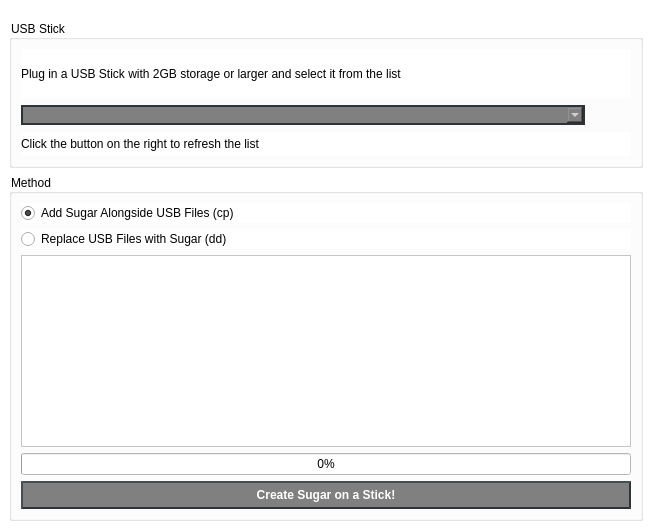
<?xml version="1.0" encoding="UTF-8"?>
<ui version="4.0">
 <class>MainWindow</class>
 <widget class="QMainWindow" name="MainWindow">
  <property name="geometry">
   <rect>
    <x>0</x>
    <y>0</y>
    <width>652</width>
    <height>530</height>
   </rect>
  </property>
  <property name="sizePolicy">
   <sizepolicy hsizetype="Expanding" vsizetype="Expanding">
    <horstretch>0</horstretch>
    <verstretch>0</verstretch>
   </sizepolicy>
  </property>
  <property name="minimumSize">
   <size>
    <width>477</width>
    <height>519</height>
   </size>
  </property>
  <property name="windowTitle">
   <string>Sugar Stick Creator</string>
  </property>
  <property name="layoutDirection">
   <enum>Qt::LeftToRight</enum>
  </property>
  <property name="autoFillBackground">
   <bool>false</bool>
  </property>
  <property name="styleSheet">
   <string notr="true">background-color: white;</string>
  </property>
  <widget class="QWidget" name="centralwidget">
   <property name="sizePolicy">
    <sizepolicy hsizetype="Maximum" vsizetype="Maximum">
     <horstretch>0</horstretch>
     <verstretch>10</verstretch>
    </sizepolicy>
   </property>
   <property name="minimumSize">
    <size>
     <width>477</width>
     <height>519</height>
    </size>
   </property>
   <property name="layoutDirection">
    <enum>Qt::LeftToRight</enum>
   </property>
   <property name="autoFillBackground">
    <bool>false</bool>
   </property>
   <layout class="QGridLayout" name="gridLayout">
    <property name="leftMargin">
     <number>0</number>
    </property>
    <property name="topMargin">
     <number>0</number>
    </property>
    <property name="rightMargin">
     <number>0</number>
    </property>
    <item row="0" column="0">
     <layout class="QHBoxLayout" name="horizontalLayout_9">
      <property name="spacing">
       <number>0</number>
      </property>
      <item>
       <widget class="QLabel" name="label">
        <property name="sizePolicy">
         <sizepolicy hsizetype="Minimum" vsizetype="Minimum">
          <horstretch>0</horstretch>
          <verstretch>0</verstretch>
         </sizepolicy>
        </property>
        <property name="styleSheet">
         <string notr="true"/>
        </property>
        <property name="text">
         <string/>
        </property>
        <property name="pixmap">
         <pixmap resource="resources.qrc">:/liveusb-header.png</pixmap>
        </property>
        <property name="scaledContents">
         <bool>false</bool>
        </property>
        <property name="alignment">
         <set>Qt::AlignHCenter|Qt::AlignTop</set>
        </property>
        <property name="margin">
         <number>-1</number>
        </property>
       </widget>
      </item>
     </layout>
    </item>
    <item row="1" column="0">
     <layout class="QVBoxLayout" name="verticalLayout">
      <property name="leftMargin">
       <number>9</number>
      </property>
      <property name="rightMargin">
       <number>9</number>
      </property>
      <item>
       <layout class="QHBoxLayout" name="horizontalLayout_3">
        <item>
         <widget class="QGroupBox" name="groupBox_2">
          <property name="sizePolicy">
           <sizepolicy hsizetype="Expanding" vsizetype="Expanding">
            <horstretch>0</horstretch>
            <verstretch>0</verstretch>
           </sizepolicy>
          </property>
          <property name="font">
           <font>
            <pointsize>9</pointsize>
           </font>
          </property>
          <property name="whatsThis">
           <string>This is the USB stick that you want to install your Live CD on.  This device must be formatted with the FAT filesystem.</string>
          </property>
          <property name="title">
           <string>USB Stick</string>
          </property>
          <layout class="QGridLayout" name="gridLayout_3">
           <item row="2" column="0">
            <layout class="QHBoxLayout" name="horizontalLayout">
             <item>
              <widget class="QComboBox" name="driveBox">
               <property name="sizePolicy">
                <sizepolicy hsizetype="Expanding" vsizetype="Fixed">
                 <horstretch>0</horstretch>
                 <verstretch>0</verstretch>
                </sizepolicy>
               </property>
               <property name="styleSheet">
                <string notr="true">background-color: #808080;
color: white;
border-radius: 13px;
border: 2px solid #2e3436;</string>
               </property>
               <property name="editable">
                <bool>false</bool>
               </property>
               <property name="insertPolicy">
                <enum>QComboBox::InsertAtTop</enum>
               </property>
               <property name="duplicatesEnabled">
                <bool>false</bool>
               </property>
              </widget>
             </item>
             <item>
              <widget class="QPushButton" name="refreshDevicesButton">
               <property name="cursor">
                <cursorShape>CrossCursor</cursorShape>
               </property>
               <property name="styleSheet">
                <string notr="true"/>
               </property>
               <property name="text">
                <string/>
               </property>
               <property name="icon">
                <iconset resource="resources.qrc">
                 <normaloff>:/refresh.png</normaloff>:/refresh.png</iconset>
               </property>
               <property name="flat">
                <bool>true</bool>
               </property>
              </widget>
             </item>
            </layout>
           </item>
           <item row="3" column="0">
            <widget class="QLabel" name="label_3">
             <property name="text">
              <string>Click the button on the right to refresh the list</string>
             </property>
            </widget>
           </item>
           <item row="0" column="0" rowspan="2">
            <widget class="QLabel" name="label_2">
             <property name="text">
              <string>Plug in a USB Stick with 2GB storage or larger and select it from the list</string>
             </property>
            </widget>
           </item>
          </layout>
         </widget>
        </item>
       </layout>
      </item>
      <item>
       <widget class="QGroupBox" name="groupBox_3">
        <property name="sizePolicy">
         <sizepolicy hsizetype="Expanding" vsizetype="Expanding">
          <horstretch>0</horstretch>
          <verstretch>0</verstretch>
         </sizepolicy>
        </property>
        <property name="font">
         <font>
          <pointsize>9</pointsize>
         </font>
        </property>
        <property name="title">
         <string>Method</string>
        </property>
        <layout class="QGridLayout" name="gridLayout_2">
         <item row="0" column="0">
          <widget class="QRadioButton" name="nonDestructiveButton">
           <property name="sizePolicy">
            <sizepolicy hsizetype="Preferred" vsizetype="Preferred">
             <horstretch>0</horstretch>
             <verstretch>0</verstretch>
            </sizepolicy>
           </property>
           <property name="toolTip">
            <string>This method uses the 'cp' command to copy the files from the ISO on to your USB key, without deleting any existing files.</string>
           </property>
           <property name="text">
            <string>Add Sugar Alongside USB Files (cp)</string>
           </property>
           <property name="checked">
            <bool>true</bool>
           </property>
          </widget>
         </item>
         <item row="2" column="0">
          <widget class="QTextEdit" name="textEdit">
           <property name="sizePolicy">
            <sizepolicy hsizetype="Expanding" vsizetype="Expanding">
             <horstretch>0</horstretch>
             <verstretch>0</verstretch>
            </sizepolicy>
           </property>
           <property name="font">
            <font>
             <pointsize>8</pointsize>
            </font>
           </property>
           <property name="whatsThis">
            <string>This is the status console, where all messages get written to.</string>
           </property>
           <property name="readOnly">
            <bool>true</bool>
           </property>
          </widget>
         </item>
         <item row="3" column="0">
          <widget class="QProgressBar" name="progressBar">
           <property name="sizePolicy">
            <sizepolicy hsizetype="Expanding" vsizetype="Preferred">
             <horstretch>0</horstretch>
             <verstretch>0</verstretch>
            </sizepolicy>
           </property>
           <property name="whatsThis">
            <string>This is the progress bar that will indicate how far along in the LiveUSB creation process you are</string>
           </property>
           <property name="value">
            <number>0</number>
           </property>
          </widget>
         </item>
         <item row="1" column="0">
          <widget class="QRadioButton" name="destructiveButton">
           <property name="sizePolicy">
            <sizepolicy hsizetype="Preferred" vsizetype="Preferred">
             <horstretch>0</horstretch>
             <verstretch>0</verstretch>
            </sizepolicy>
           </property>
           <property name="toolTip">
            <string>This method uses the 'dd' comand to copy the ISO directly to your USB device, destroying any pre-existing data/partitions. This method tends to be more reliable with regard to booting, especially with UEFI systems. This method also works with DVD images.</string>
           </property>
           <property name="text">
            <string>Replace USB Files with Sugar (dd)</string>
           </property>
          </widget>
         </item>
         <item row="4" column="0">
          <widget class="QPushButton" name="startButton">
           <property name="enabled">
            <bool>true</bool>
           </property>
           <property name="sizePolicy">
            <sizepolicy hsizetype="Preferred" vsizetype="Fixed">
             <horstretch>0</horstretch>
             <verstretch>0</verstretch>
            </sizepolicy>
           </property>
           <property name="whatsThis">
            <string>This button will begin the LiveUSB creation process.  This entails optionally downloading a release (if an existing one wasn't selected),  extracting the ISO to the USB device, creating the persistent overlay, and installing the bootloader.</string>
           </property>
           <property name="styleSheet">
            <string notr="true">background-color: #808080;
    border-style: outset;
    border-width: 2px;
    border-radius: 17px;
    border-color: #2e3436;
color: white;
font-weight: bold;
padding: 5px;</string>
           </property>
           <property name="text">
            <string>Create Sugar on a Stick!</string>
           </property>
          </widget>
         </item>
        </layout>
       </widget>
      </item>
     </layout>
    </item>
   </layout>
  </widget>
 </widget>
 <resources>
  <include location="resources.qrc"/>
  <include location="resources.qrc"/>
  <include location="resources.qrc"/>
 </resources>
 <connections/>
</ui>
